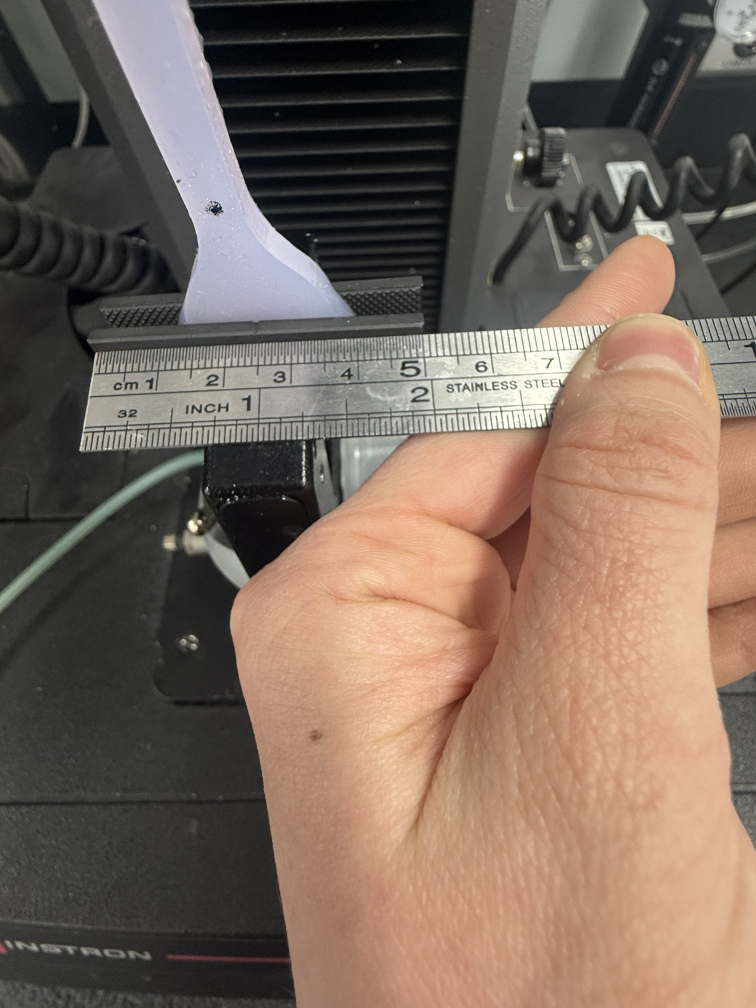
#> input picture input_videos/2026-03-18 Sample videos/Instron - jaw scale.JPG, 3024 x 4032 px (shown at 1/4 size)
$ python -i tracker_core.py   (imports and definitions only)
#> lines starting #> are read from the running program, lines starting #| are printed output that depends on the picture; after the words box and inside, x2 and y2 are one past the last pixel; in counts of white or black regions, pixels touching at a corner belong together
"""
Core dot-tracking logic for Instron tensile, roller, and hinge test videos.

Supports several test types, auto-detected from the filename:
  - "tensile":      two dark Sharpie dots on a bright specimen between jaws
  - "roller":       one or two bright magenta paint-pen dots on a grey mechanism
  - "hinge":        two sets of small black marker dots (up to 4 each) on the
                    two coupler bars of a hinge mechanism
  - "hinge_colored": 2 green + 2 yellow paint dots on a hinge mechanism
                    (the original color-based hinge detector)
  - "hinge_tension": two rotated-strip ROIs for hinge+tension combined tests

The tracker stores a variable number of dots (1 to 8) per video and
computes inter-dot distance only when there are exactly 2 dots.
"""

import cv2
import numpy as np
import csv
import re
from pathlib import Path


# ── Filename utilities ──────────────────────────────────────────────────────
# [4 lines left out: function extract_initial_distance_mm, not called in this run]


VALID_TEST_TYPES = ('tensile', 'roller', 'hinge', 'hinge_colored', 'hinge_tension')


# [26 lines left out: function detect_test_type, not called in this run]


# ── Tensile: specimen region + dark Sharpie dot detection ───────────────────
def find_specimen_region(gray):
    """
    Detect the specimen (light-colored dogbone) by finding the brightest gap
    between dark horizontal jaw bands. Returns (y_min, y_max) or None.
    """
    h, w = gray.shape
    dark_count = (gray < 60).sum(axis=1).astype(float)
    kernel = np.ones(10) / 10
    dark_smooth = np.convolve(dark_count, kernel, mode='same')
    is_jaw = dark_smooth > w * 0.3

    bands = []
    in_band = False
    start = 0
    for i in range(h):
        if is_jaw[i] and not in_band:
            start = i
            in_band = True
        elif not is_jaw[i] and in_band:
            bands.append((start, i))
            in_band = False
    if in_band:
        bands.append((start, h))
    bands = [(s, e) for s, e in bands if e - s > 30]
    if len(bands) < 2:
        return None

    best = None
    best_brightness = 0
    cx = w // 2
    for i in range(len(bands) - 1):
        gap_top = bands[i][1]
        gap_bot = bands[i + 1][0]
        if gap_bot - gap_top < 80:
            continue
        x1 = max(0, cx - 80)
        x2 = min(w, cx + 80)
        gap_region = gray[gap_top:gap_bot, x1:x2]
        brightness = gap_region.mean()
        if brightness > best_brightness:
            best_brightness = brightness
            best = (gap_top, gap_bot)
    return best


def find_initial_dots_tensile(gray, max_dots=4):
    """
    Find up to `max_dots` dark Sharpie dots on a light specimen in the
    first frame. Returns a list of (x, y) sorted bottom-to-top, or None.
    """
    h, w = gray.shape

    spec = find_specimen_region(gray)
    if spec is not None:
        search_y_min, search_y_max = spec
        search_y_min = max(0, search_y_min - 20)
        search_y_max = min(h, search_y_max + 20)
    else:
        search_y_min, search_y_max = 0, h

    x_margin = w // 4
    search_region = gray[search_y_min:search_y_max, x_margin:w - x_margin]
    offset_x = x_margin
    offset_y = search_y_min

    all_candidates = []
    for thresh_val in range(90, 175, 5):
        _, thresh = cv2.threshold(search_region, thresh_val, 255, cv2.THRESH_BINARY_INV)
        kernel = cv2.getStructuringElement(cv2.MORPH_ELLIPSE, (3, 3))
        thresh = cv2.morphologyEx(thresh, cv2.MORPH_OPEN, kernel)
        contours, _ = cv2.findContours(thresh, cv2.RETR_EXTERNAL, cv2.CHAIN_APPROX_SIMPLE)

        for c in contours:
            area = cv2.contourArea(c)
            if area < 15 or area > 500:
                continue
            x, y, bw, bh = cv2.boundingRect(c)
            aspect = bw / max(bh, 1)
            if aspect < 0.15 or aspect > 6.0:
                continue
            M = cv2.moments(c)
            if M["m00"] == 0:
                continue
            cx = M["m10"] / M["m00"] + offset_x
            cy = M["m01"] / M["m00"] + offset_y

            ix, iy = int(cx), int(cy)
            inner_r, outer_r = 8, 25
            y1 = max(0, iy - outer_r)
            y2 = min(h, iy + outer_r)
            x1 = max(0, ix - outer_r)
            x2 = min(w, ix + outer_r)
            patch = gray[y1:y2, x1:x2]

            yy, xx = np.ogrid[-(iy - y1):(y2 - iy), -(ix - x1):(x2 - ix)]
            dist = np.sqrt(xx.astype(float)**2 + yy.astype(float)**2)
            annulus_mask = (dist > inner_r) & (dist <= outer_r)
            if annulus_mask.sum() == 0:
                continue

            surround_mean = patch[annulus_mask].mean()
            center_mean = gray[max(0, iy - 3):iy + 4, max(0, ix - 3):ix + 4].mean()
            contrast = surround_mean - center_mean
            if surround_mean > 140 and contrast > 40:
                all_candidates.append((cx, cy, area, contrast, surround_mean))

    if len(all_candidates) < 2:
        return None

    # Cluster candidates within 15px
    clusters = []
    used = set()
    for i, c1 in enumerate(all_candidates):
        if i in used:
            continue
        cluster = [c1]
        used.add(i)
        for j, c2 in enumerate(all_candidates):
            if j in used:
                continue
            if np.sqrt((c1[0] - c2[0])**2 + (c1[1] - c2[1])**2) < 15:
                cluster.append(c2)
                used.add(j)
        avg_x = np.mean([c[0] for c in cluster])
        avg_y = np.mean([c[1] for c in cluster])
        max_contrast = max(c[3] for c in cluster)
        n_det = len(cluster)
        score = max_contrast * n_det
        clusters.append((avg_x, avg_y, max_contrast, n_det, score))

    if len(clusters) < 2:
        return None

    # Greedily select up to `max_dots` highest-scoring clusters that are
    # each vertically separated (>= 50px) from every already-selected dot,
    # then return them sorted bottom-to-top (dot1 = bottom).
    clusters.sort(key=lambda c: c[4], reverse=True)
    selected = []
    for cl in clusters:
        if len(selected) >= max_dots:
            break
        if all(abs(cl[1] - s[1]) >= 50 for s in selected):
            selected.append(cl)
    if len(selected) < 2:
        return None
    selected.sort(key=lambda c: c[1], reverse=True)  # bottom (larger y) first
    return [(c[0], c[1]) for c in selected]


# ── Roller: bright magenta paint-pen dot detection ──────────────────────────
# [75 lines left out: function find_initial_dots_roller, not called in this run]


# ── Hinge: green/yellow paint-dot detection ──────────────────────────────────
# Green dots are bright and well-saturated; yellow dots are dimmer and sit at a
# slightly lower hue. Thresholds give margin above the dim yellow dots while
# excluding metal hardware (screw heads etc.) with a similar but darker, less
# saturated yellow-brown tint (H~20, S~88, V~92).
GREEN_H = (45, 85)
GREEN_S = 70
GREEN_V = 70
YELLOW_H = (33, 44)
YELLOW_S = 100
YELLOW_V = 110


# [296 lines left out: functions _maybe_split_blobs, _find_color_dots, find_initial_dots_color, _best_collinear_group, _merge_close_points, find_initial_dots_hinge_black, not called in this run]


# ── Test: two groups of black marker dots on a grey background ──────────────
_CLAHE = cv2.createCLAHE(clipLimit=3.0, tileGridSize=(8, 8))


# [204 lines left out: functions _rotated_strip_mask, _find_dark_blobs, find_initial_dots_test, not called in this run]


# ── Unified initial detection ───────────────────────────────────────────────
def find_initial_dots(frame_bgr, test_type='tensile'):
    """Dispatch to the right detection for the given test type."""
    if test_type == 'roller':
        return find_initial_dots_roller(frame_bgr)
    if test_type == 'hinge_colored':
        labeled = find_initial_dots_color(frame_bgr)
        return [p for p, _c in labeled] if labeled else None
    if test_type == 'hinge':
        labeled = find_initial_dots_hinge_black(frame_bgr)
        return [p for p, _g in labeled] if labeled else None
    if test_type == 'hinge_tension':
        labeled = find_initial_dots_test(frame_bgr)
        return [p for p, _g in labeled] if labeled else None
    gray = cv2.cvtColor(frame_bgr, cv2.COLOR_BGR2GRAY)
    return find_initial_dots_tensile(gray)


# ── Tracking: template matching (shared across test types) ──────────────────
# [164 lines left out: functions track_dot_template, refine_centroid_dark, refine_centroid_bright, refine_centroid_color, refine_centroid, extract_template, not called in this run]


# ── Main tracker class ──────────────────────────────────────────────────────
class VideoTracker:
    """
    Stateful tracker that processes one frame at a time. Handles
    variable dot count (1 to 4) for tensile, roller, or hinge test videos.
    """

    # [296 lines left out: functions __init__, open, step, _try_redetect, not called in this run]

    def release(self):
        if self.cap is not None and self.cap.isOpened():
            self.cap.release()

    # ---- helpers ----
    # [17 lines left out: functions _dot_distance_px, _dot_label, not called in this run]

    def _annotate(self, frame):
        dist_val = self.results[-1][1] if (self.results and self.n_dots == 2) else None
        return annotate_frame(frame, self.dots, dist_val, self.unit)

    # [5 lines left out: function progress, not called in this run]

    @property
    def unit(self):
        return "mm" if self.px_per_mm else "px"

    # [151 lines left out: functions info_text, save_csv, annotate_frame, not called in this run]

>>> import cv2
>>> picture = cv2.imread('input_videos/2026-03-18 Sample videos/Instron - jaw scale.JPG')
#> picture is the input picture: shape (4032, 3024, 3); mean B, G, R 93.6, 104.9, 122.9
>>> result = find_initial_dots(picture)
#> in find_initial_dots, `gray = cv2.cvtColor(frame_bgr, cv2.COLOR_BGR2GRAY)`:
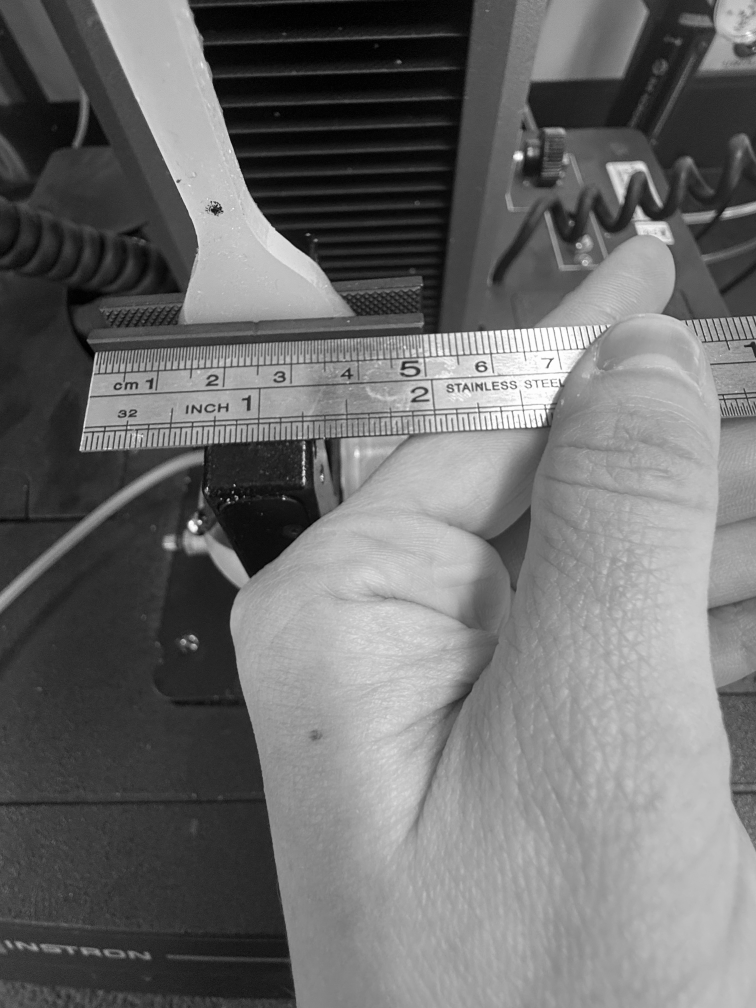
#> gray: shape (4032, 3024) (shown at 1/4 size); min 0, max 255, mean 109.1
#> in find_specimen_region, `dark_count = (gray < 60).sum(axis=1).astype(float)`: dark_count = 4032 values, max 2260 at index 452, min 337 at index 1733, mean 1040.1
#> in find_specimen_region, `dark_smooth = np.convolve(dark_count, kernel, mode='same')`: dark_smooth = 4032 values, max 2252.4 at index 456, min 302.5 at index 4031, mean 1039.6
#> after the loop in find_specimen_region, `for i in range(h):`: bands = [(3, 1183), (1797, 2174), (2602, 2692), (2709, 2723), (2732, 2747), (2768, 2833), (2859, 2901), (2914, 2922), (3204, 3225), (3722, 3780), (3840, 3953)]; in_band = False; start = 3840
#> in find_specimen_region, `bands = [(s, e) for s, e in bands if e - s > 30]`: bands = [(3, 1183), (1797, 2174), (2602, 2692), (2768, 2833), (2859, 2901), (3722, 3780), (3840, 3953)]
#> the loop in find_specimen_region, `for i in range(len(bands) - 1):` made 6 passes
#> (gap_top, gap_bot, brightness, best_brightness) on passes 1 to 2: (1183, 1797, 125.2, 125.2), (2174, 2602, 195.7, 195.7)
#> (gap_top, gap_bot) on passes 3, 4, 6: (2692, 2768), (2833, 2859), (3780, 3840)
#> pass 1, in find_specimen_region, `gap_region = gray[gap_top:gap_bot, x1:x2]`:
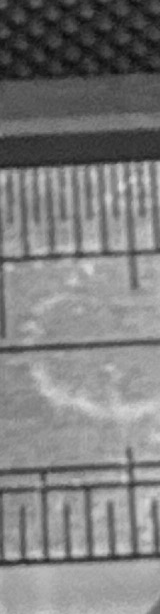
#> gap_region: shape (614, 160); min 11, max 221, mean 125.2
#> pass 2, in find_specimen_region, `gap_region = gray[gap_top:gap_bot, x1:x2]`:
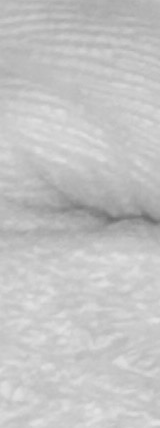
#> gap_region: shape (428, 160); min 108, max 226, mean 195.7
#> after the loop in find_specimen_region, `for i in range(len(bands) - 1):`: best_brightness = 195.7
#> in find_initial_dots_tensile, `spec = find_specimen_region(gray)`: spec = (2174, 2602)
#> in find_initial_dots_tensile, `search_y_min, search_y_max = spec`: search_y_min = 2174; search_y_max = 2602
#> in find_initial_dots_tensile, `search_y_min = max(0, search_y_min - 20)`: search_y_min = 2154
#> in find_initial_dots_tensile, `search_y_max = min(h, search_y_max + 20)`: search_y_max = 2622
#> in find_initial_dots_tensile, `search_region = gray[search_y_min:search_y_max, x_margin:w - x_margin]`:
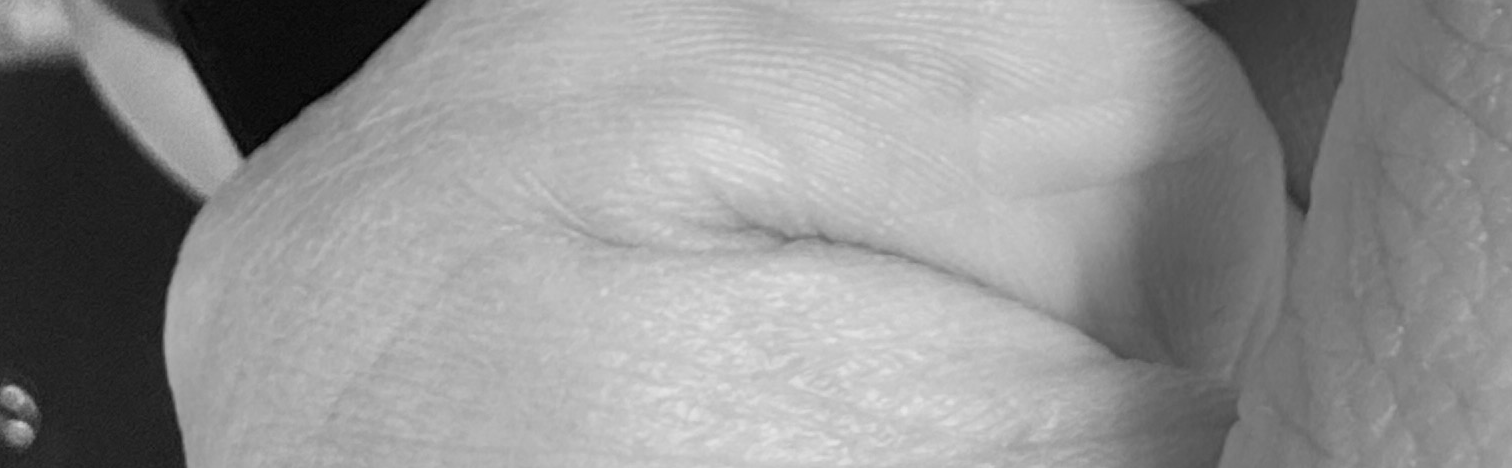
#> search_region: shape (468, 1512); min 0, max 229, mean 145.2
#> in find_initial_dots_tensile, `offset_y = search_y_min`: offset_y = 2154
#> the loop in find_initial_dots_tensile, `for thresh_val in range(90, 175, 5):` made 17 passes
#> pass 1, in find_initial_dots_tensile, `_, thresh = cv2.threshold(search_region, thresh_val, 255, cv2.THRESH_B..`:
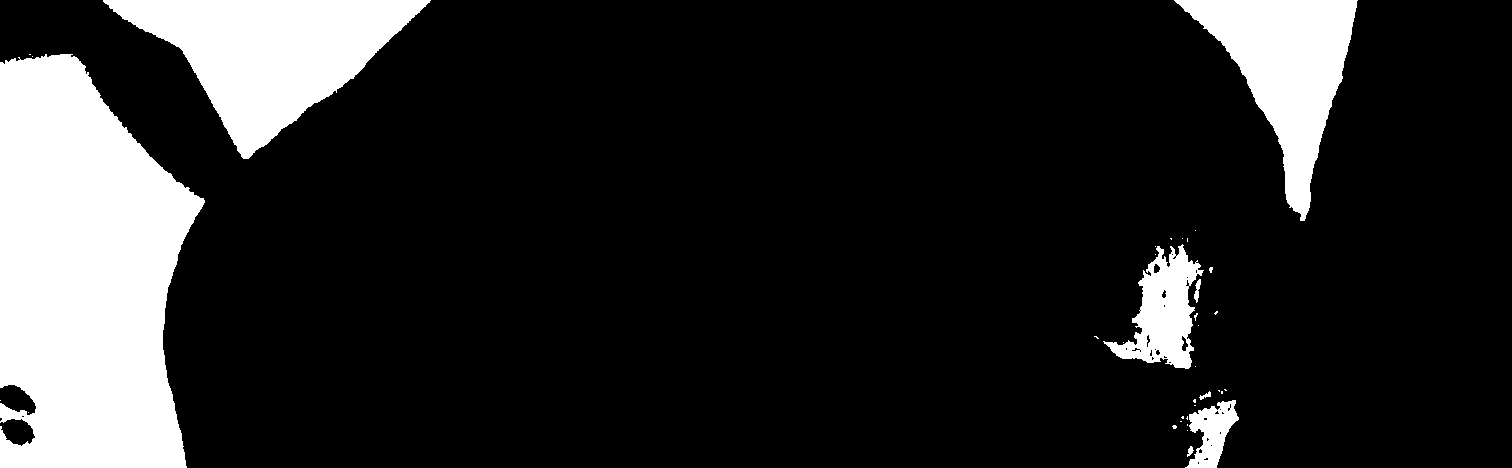
#> thresh: shape (468, 1512); 16.1% white; 36 white regions (28 under 20 px), largest, box (x1, y1, x2, y2) and area: (0, 54, 205, 468) 64417, (103, 0, 431, 159) 24666, (1174, 0, 1358, 221) 17036
#> pass 2, in find_initial_dots_tensile, `_, thresh = cv2.threshold(search_region, thresh_val, 255, cv2.THRESH_B..`:
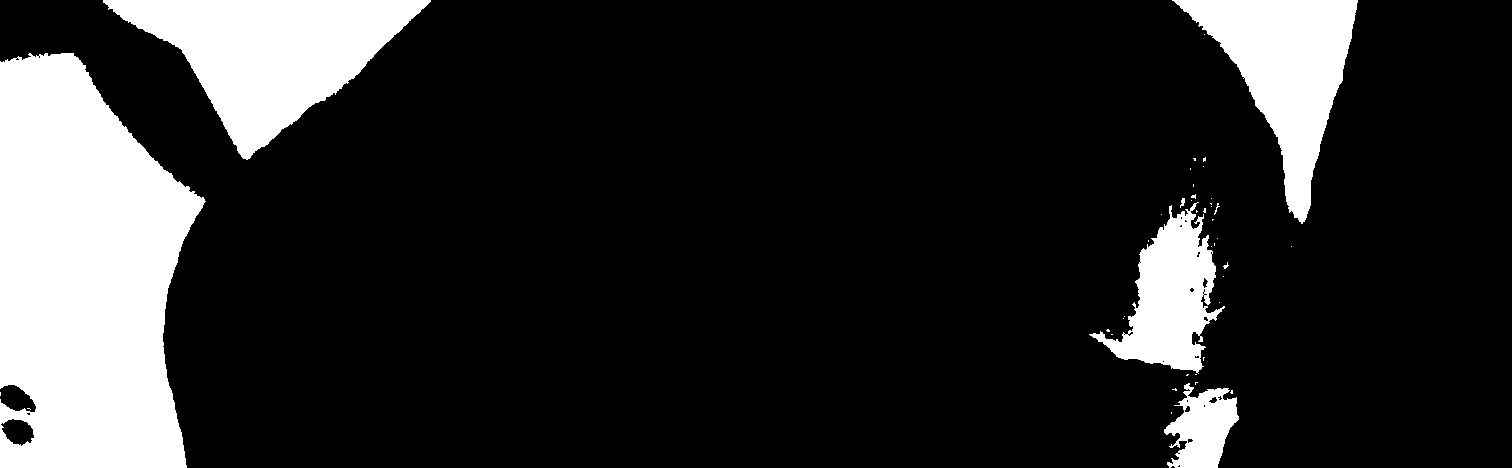
#> thresh: shape (468, 1512); 17.2% white; 43 white regions (36 under 20 px), largest, box (x1, y1, x2, y2) and area: (0, 53, 206, 468) 64761, (103, 0, 431, 160) 24836, (1172, 0, 1358, 224) 17515
#> after the loop in find_initial_dots_tensile, `for thresh_val in range(90, 175, 5):`:
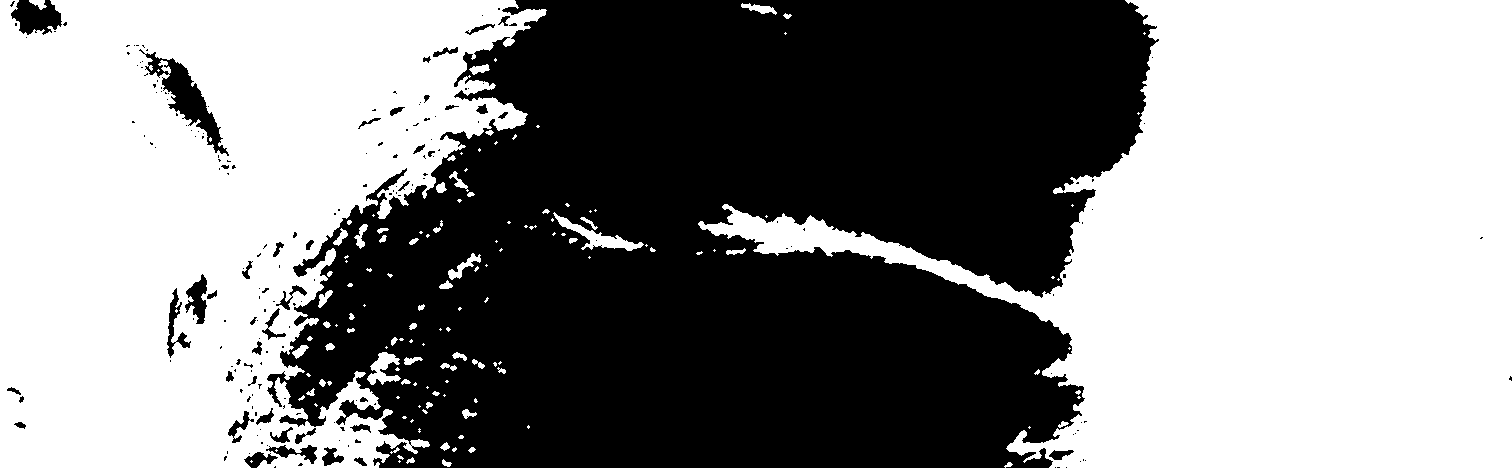
#> thresh: shape (468, 1512); 54.3% white; 199 black regions (156 under 20 px), largest, box (x1, y1, x2, y2) and area: (267, 0, 1159, 468) 314864, (139, 49, 229, 156) 2330, (11, 0, 62, 35) 1183
#> after the loop in find_initial_dots_tensile, `for thresh_val in range(90, 175, 5):`: all_candidates = [(1580.7, 2392.4, 33, 43.58, 163.9), (1580.5, 2392.5, 57, 43.58, 163.9), (1580.6, 2392.4, 75, 43.58, 163.9)]
#> the loop in find_initial_dots_tensile, `for i, c1 in enumerate(all_candidates):` made 3 passes
#> (avg_x, avg_y, max_contrast, n_det, score) on pass 1: (1580.6, 2392.4, 43.58, 3, 130.7)
#> after the loop in find_initial_dots_tensile, `for i, c1 in enumerate(all_candidates):`: clusters = [(1580.6, 2392.4, 43.58, 3, 130.7)]; used = 3 items
